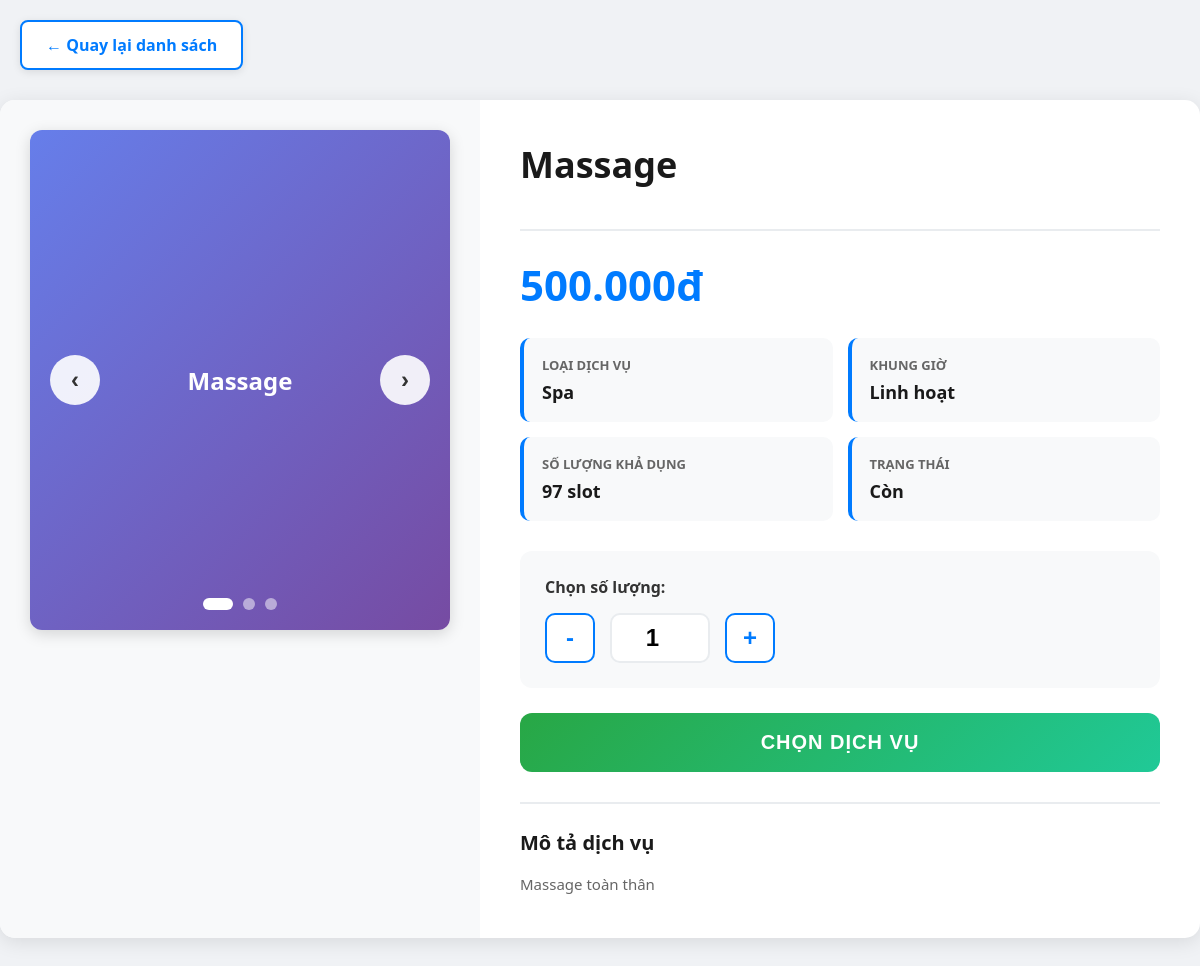
Screenshot of /FunTeam_CK/view/chiTietDichVu.php?maDV=DV002 (signed in) with the database file from the repository.
### tables this page shows
CREATE TABLE `dichvu` (
  `maDV` varchar(20) NOT NULL,
  `tenDV` varchar(100) default NULL,
  `loaiDV` varchar(100) default NULL,
  `donGia` decimal(10,2) default NULL,
  `trangThai` varchar(50) default 'HoatDong',
  `moTa` varchar(200) default NULL,
  `rating` int(11) default '5',
  `soLuongConLai` int(11) default '100',
  PRIMARY KEY  (`maDV`)
);

### FunTeam_CK/model/clsDichVu.php (called while the page is built, shortened)
<?php
require_once("clsconnect.php");
class clsDichVu extends clsKetNoi {
    public $conn;
    public function __construct() {
        $db = new clsKetNoi();
        $this->conn = $db->moketnoi();
    }
    public function layChiTietDichVu($maDV) {
        $sql = "SELECT
                    d.*,
                    d.soLuongConLai as soLuongKhaDung
                FROM dichvu d
                WHERE d.maDV = '" . $this->conn->real_escape_string($maDV) . "'";
        $result = $this->conn->query($sql);
        if ($result && $result->num_rows > 0) {
            $row = $result->fetch_assoc();
            $row['trangThaiThucTe'] = ($row['soLuongKhaDung'] > 0) ? 'Available' : 'Sold Out';
            return $row;
        }
        return null;
    }
}
?>

### FunTeam_CK/model/clsconnect.php (called while the page is built, shortened)
<?php
class clsKetNoi{
    public function moketnoi() {
        $this->conn = new mysqli("localhost", "root", "", "quanlykhachsan");
        $this->conn->set_charset("utf8");
        $this->conn->query("SET NAMES 'utf8mb4'");
        $this->conn->query("SET CHARACTER SET utf8mb4");
        $this->conn->query("SET character_set_connection = utf8mb4");
        return $this->conn;
    }
}
?>

### FunTeam_CK/view/chiTietDichVu.php (the view, shortened to what this page needs)
<?php
require_once("../model/clsDichVu.php");
$maDV = isset($_GET['maDV']) ? $_GET['maDV'] : null;
$model = new clsDichVu();
$chiTiet = $model->layChiTietDichVu($maDV);
$soLuongKhaDung = isset($chiTiet['soLuongKhaDung']) ? intval($chiTiet['soLuongKhaDung']) : 0;
?>
<!DOCTYPE html>
<html lang="vi">
<head>
</head>
<body>
    <a href="dangKyDichVuBoSung.php" class="back-button">← Quay lại danh sách</a>
    <div class="container">
        <div class="content-wrapper">
            <div class="image-section">
                <div class="slider-container">
                    <?php
                    $slides = array(
                        $chiTiet['tenDV'],
                        $chiTiet['tenDV'] . ' - Premium',
                        $chiTiet['tenDV'] . ' - Exclusive'
                    );
                    foreach ($slides as $index => $slide) {
                        $activeClass = ($index == 0) ? 'active' : '';
                        echo '<div class="slide ' . $activeClass . '">' . htmlspecialchars($slide) . '</div>';
                    }
                    ?>
                    <button class="slider-btn prev" onclick="changeSlide(-1)">‹</button>
                    <button class="slider-btn next" onclick="changeSlide(1)">›</button>
                    <div class="slider-dots">
                        <?php for ($i = 0; $i < count($slides); $i++): ?>
                            <span class="dot <?php echo $i == 0 ? 'active' : ''; ?>" onclick="goToSlide(<?php echo $i; ?>)"></span>
                        <?php endfor; ?>
                    </div>
                </div>
            </div>
            <div class="info-section">
                <div class="service-header">
                    <h1 class="service-title"><?php echo htmlspecialchars($chiTiet['tenDV']); ?></h1>
                </div>
                <div class="service-price">
                    <?php echo number_format($chiTiet['donGia'], 0, ',', '.'); ?>đ
                </div>
                <div class="info-grid">
                    <div class="info-item">
                        <label>Loại dịch vụ</label>
                        <div class="value"><?php echo ucfirst(htmlspecialchars($chiTiet['loaiDV'])); ?></div>
                    </div>
                    <div class="info-item">
                        <label>Khung giờ</label>
                        <div class="value">Linh hoạt</div>
                    </div>
                    <div class="info-item">
                        <label>Số lượng khả dụng</label>
                        <div class="value"><?php echo $soLuongKhaDung; ?> slot</div>
                    </div>
                    <div class="info-item">
                        <label>Trạng thái</label>
                        <div class="value"><?php echo $soLuongKhaDung > 0 ? 'Còn' : 'Hết hàng'; ?></div>
                    </div>
                </div>
                <div class="quantity-section">
                    <div class="quantity-label">Chọn số lượng:</div>
                    <div class="quantity-controls">
                        <button class="quantity-btn" onclick="decreaseQuantity()" <?php echo $soLuongKhaDung <= 0 ? 'disabled' : ''; ?>>-</button>
                        <input type="number" id="quantity" class="quantity-input"
                               value="<?php echo $soLuongKhaDung > 0 ? '1' : '0'; ?>"
                               min="<?php echo $soLuongKhaDung > 0 ? '1' : '0'; ?>"
                               max="<?php echo $soLuongKhaDung; ?>"
                               readonly>
                        <button class="quantity-btn" onclick="increaseQuantity()" <?php echo $soLuongKhaDung <= 0 ? 'disabled' : ''; ?>>+</button>
                    </div>
                </div>
                <button class="btn-book" onclick="openConfirmModal()" <?php echo $soLuongKhaDung <= 0 ? 'disabled' : ''; ?>>
                    <?php echo $soLuongKhaDung > 0 ? 'Chọn Dịch Vụ' : 'Dịch vụ không khả dụng'; ?>
                </button>
                <?php if (!empty($chiTiet['moTa'])): ?>
                <div class="description">
                    <h3>Mô tả dịch vụ</h3>
                    <p><?php echo nl2br(htmlspecialchars($chiTiet['moTa'])); ?></p>
                </div>
                <?php endif; ?>
            </div>
        </div>
    </div>
</body>
</html>

### FunTeam_CK/view/chiTietDichVu.php (style rules this page uses)
* { margin: 0; padding: 0; box-sizing: border-box; }
body { font-family: 'Segoe UI', Tahoma, Geneva, Verdana, sans-serif; background: #f0f2f5; }
.back-button { position: fixed; top: 20px; left: 20px; padding: 12px 24px; background: white; border: 2px solid #007bff; color: #007bff; border-radius: 8px; cursor: pointer; font-weight: 600; z-index: 1000; text-decoration: none; transition: all 0.3s; box-shadow: 0 2px 8px rgba(0,0,0,0.1); }
.container { max-width: 1400px; margin: 100px auto 40px; background: white; border-radius: 15px; box-shadow: 0 4px 20px rgba(0,0,0,0.1); overflow: hidden; }
.content-wrapper { display: flex; min-height: 600px; }
.image-section { width: 40%; background: #f8f9fa; padding: 30px; position: relative; }
.slider-container { position: relative; width: 100%; height: 500px; border-radius: 12px; overflow: hidden; box-shadow: 0 4px 15px rgba(0,0,0,0.15); }
.slide { display: none; width: 100%; height: 100%; background: linear-gradient(135deg, #667eea 0%, #764ba2 100%); align-items: center; justify-content: center; color: white; font-size: 24px; font-weight: bold; text-align: center; padding: 40px; }
.slide.active { display: flex; }
.slider-btn { position: absolute; top: 50%; transform: translateY(-50%); background: rgba(255,255,255,0.9); color: #333; border: none; width: 50px; height: 50px; border-radius: 50%; cursor: pointer; font-size: 24px; font-weight: bold; z-index: 10; transition: all 0.3s; }
.slider-btn.prev { left: 20px; }
.slider-btn.next { right: 20px; }
.slider-dots { position: absolute; bottom: 20px; left: 50%; transform: translateX(-50%); display: flex; gap: 10px; z-index: 10; }
.dot { width: 12px; height: 12px; border-radius: 50%; background: rgba(255,255,255,0.5); cursor: pointer; transition: all 0.3s; }
.dot.active { background: white; width: 30px; border-radius: 6px; }
.info-section { width: 60%; padding: 40px; }
.service-header { border-bottom: 2px solid #e9ecef; padding-bottom: 25px; margin-bottom: 25px; }
.service-title { font-size: 36px; color: #1a1a1a; margin-bottom: 15px; font-weight: 700; }
.service-price { font-size: 42px; color: #007bff; font-weight: 800; margin-bottom: 25px; }
.info-grid { display: grid; grid-template-columns: repeat(2, 1fr); gap: 15px; margin-bottom: 30px; }
.info-item { padding: 18px; background: #f8f9fa; border-radius: 10px; border-left: 4px solid #007bff; }
.info-item label { display: block; font-weight: 600; color: #666; font-size: 13px; margin-bottom: 6px; text-transform: uppercase; }
.info-item .value { color: #1a1a1a; font-size: 18px; font-weight: 600; }
.quantity-section { background: #f8f9fa; padding: 25px; border-radius: 12px; margin: 25px 0; }
.quantity-label { font-weight: 700; color: #333; margin-bottom: 15px; font-size: 16px; }
.quantity-controls { display: flex; align-items: center; gap: 15px; }
.quantity-btn { width: 50px; height: 50px; border: 2px solid #007bff; background: white; color: #007bff; border-radius: 10px; cursor: pointer; font-size: 24px; font-weight: bold; transition: all 0.3s; }
.quantity-input { width: 100px; height: 50px; text-align: center; font-size: 24px; font-weight: bold; border: 2px solid #e9ecef; border-radius: 10px; }
.btn-book { width: 100%; padding: 18px; background: linear-gradient(135deg, #28a745 0%, #20c997 100%); color: white; border: none; border-radius: 12px; font-size: 20px; font-weight: 700; cursor: pointer; transition: all 0.3s; text-transform: uppercase; letter-spacing: 1px; }
.description { margin-top: 30px; padding-top: 25px; border-top: 2px solid #e9ecef; }
.description h3 { color: #1a1a1a; margin-bottom: 15px; font-size: 20px; }
.description p { color: #666; line-height: 1.8; font-size: 15px; }

### rows the page displays
dichvu: tenDV "Massage", donGia "500.000", loaiDV "Spa", soLuongConLai "97", soLuongConLai "1", moTa "Massage toàn thân"
